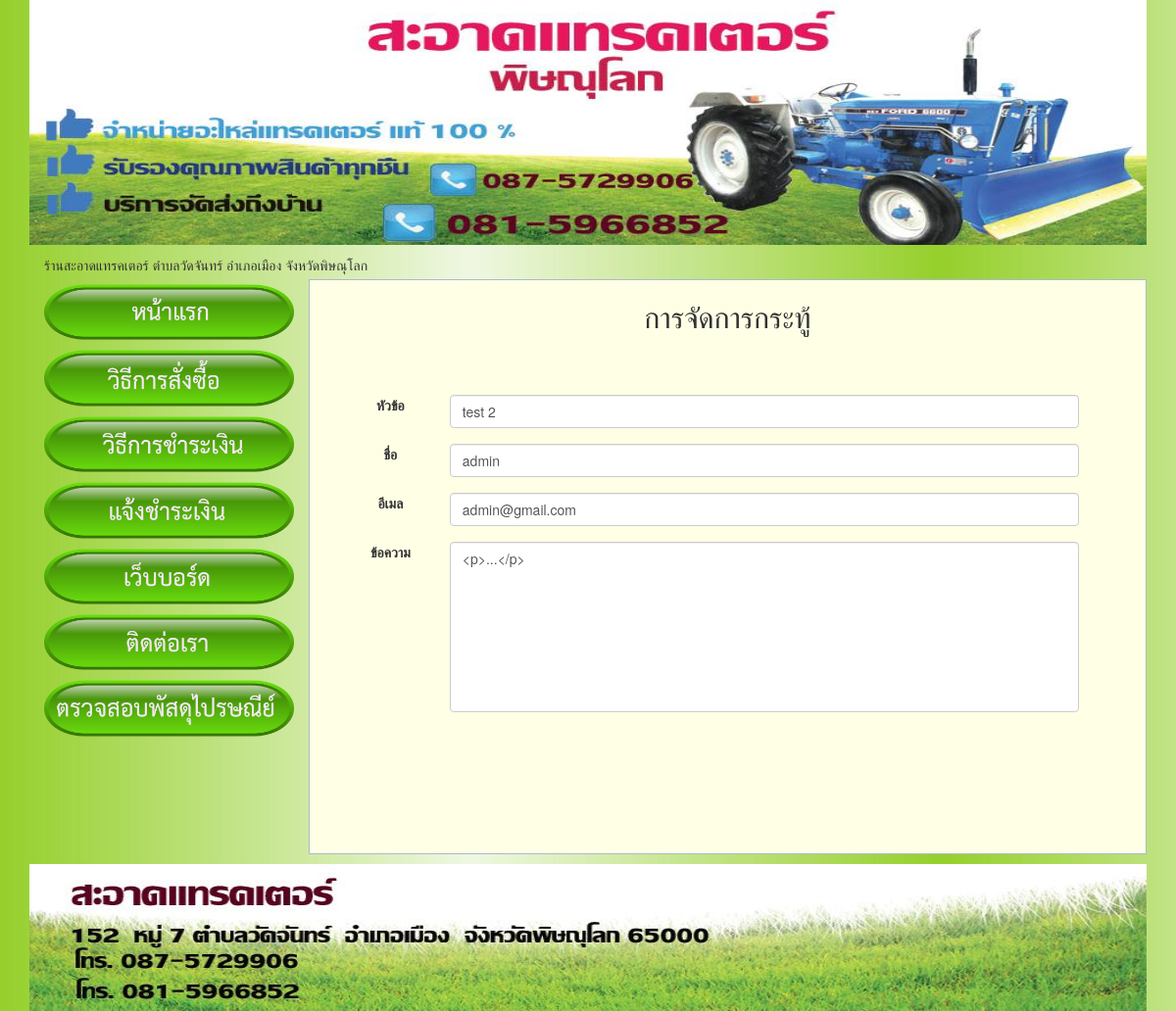
/view_topic.php?id=2, run on the app's committed database.
### tables this page shows
CREATE TABLE `tb_webboard` (
  `id` int(11) NOT NULL,
  `topic` varchar(255) DEFAULT NULL,
  `name` varchar(255) DEFAULT NULL,
  `email` varchar(255) DEFAULT NULL,
  `detail` varchar(255) DEFAULT NULL,
  `picture` varchar(255) DEFAULT NULL,
  `created_at` date DEFAULT NULL
);

### view_topic.php (the view, shortened to what this page needs)
<?php
  include('template/header.php');
  $id = $_GET['id'];
  $topic = null;
  $name = null;
  $email = null;
  $detail = null;
  $sql = "SELECT * FROM tb_webboard WHERE id = $id";
  $result = mysqli_query($conn, $sql);
  while ($row = mysqli_fetch_array($result, MYSQL_ASSOC)) {
    $topic    = $row['topic'];
    $name     = $row['name'];
    $email    = $row['email'];
    $detail   = $row['detail'];
  }
?>
<div class="row">
  <div class="col-md-12">
    <?php include('template/menu.php'); ?>
    <div class="col-md-9" style="background-color: #ffffe6; border: 1px solid #abc; margin-top: 5px; padding-bottom: 100px;">
      <div class="col-md-12 text-center">
        <h2>การจัดการกระทู้</h2>
      </div>
      <div class="col-md-12" style="margin-top: 30px;">
          <table class="table">
            <thead>
              <tr>
                <th></th>
                <th></th>
                <th></th>
              </tr>
            </thead>
            <tbody>
              <tr>
                <td><b>หัวข้อ</b></td>
                <td><input type="text" name="topic" class="form-control" value="<?php echo $topic; ?>"></td>
                <td></td>
              </tr>
              <tr>
                <td><b>ชื่อ</b></td>
                <td><input type="text" name="name" class="form-control" value="<?php echo $name; ?>"></td>
                <td></td>
              </tr>
              <tr>
                <td><b>อีเมล</b></td>
                <td><input type="text" name="email" class="form-control" value="<?php echo $email; ?>"></td>
                <td></td>
              </tr>
              <tr>
                <td><b>ข้อความ</b></td>
                <td><textarea name="detail" class="form-control" style="resize: none;" rows="8" cols="40"><?php echo $detail; ?></textarea></td>
                <td></td>
              </tr>
              <tr>
                <td></td>
                <td></td>
                <td></td>
              </tr>
            </tbody>
          </table>
        </div>
    </div>
  </div>
</div>
<?php include('template/footer.php'); ?>

### template/header.php (style rules this page uses)
tr th { text-align: center; background-color: #FFF; }
tr td { text-align: center; background-color: #FFF; }

### view_topic.php (style rules this page uses)
.table { border-bottom:0px !important; background-color: #ffffe6; }
.table th, .table td { border: 1px !important; background-color: #ffffe6; }

### data on the page
tb_webboard: topic "test 2", name "admin", email "admin@gmail.com", detail "<p>...</p>"
